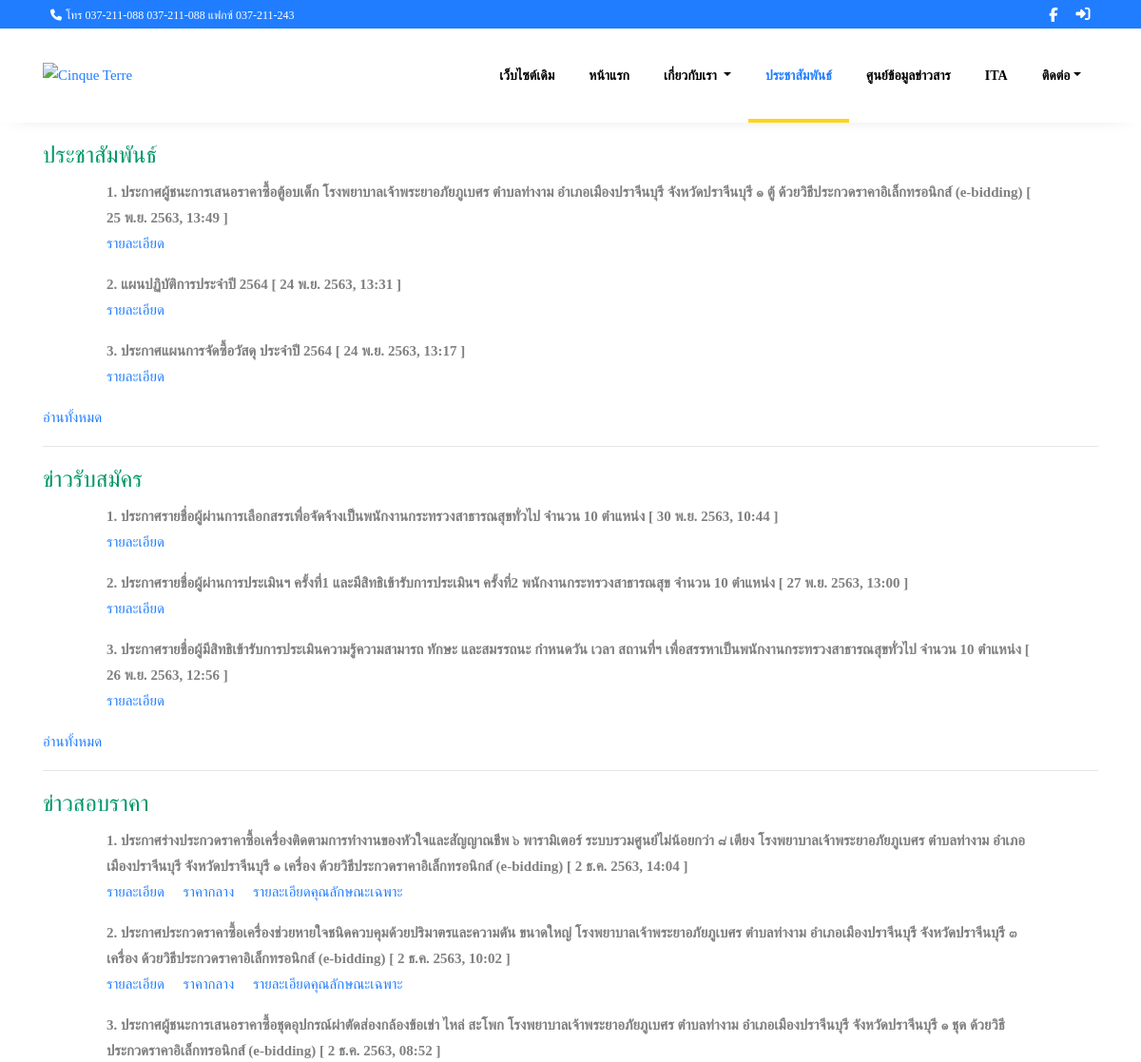
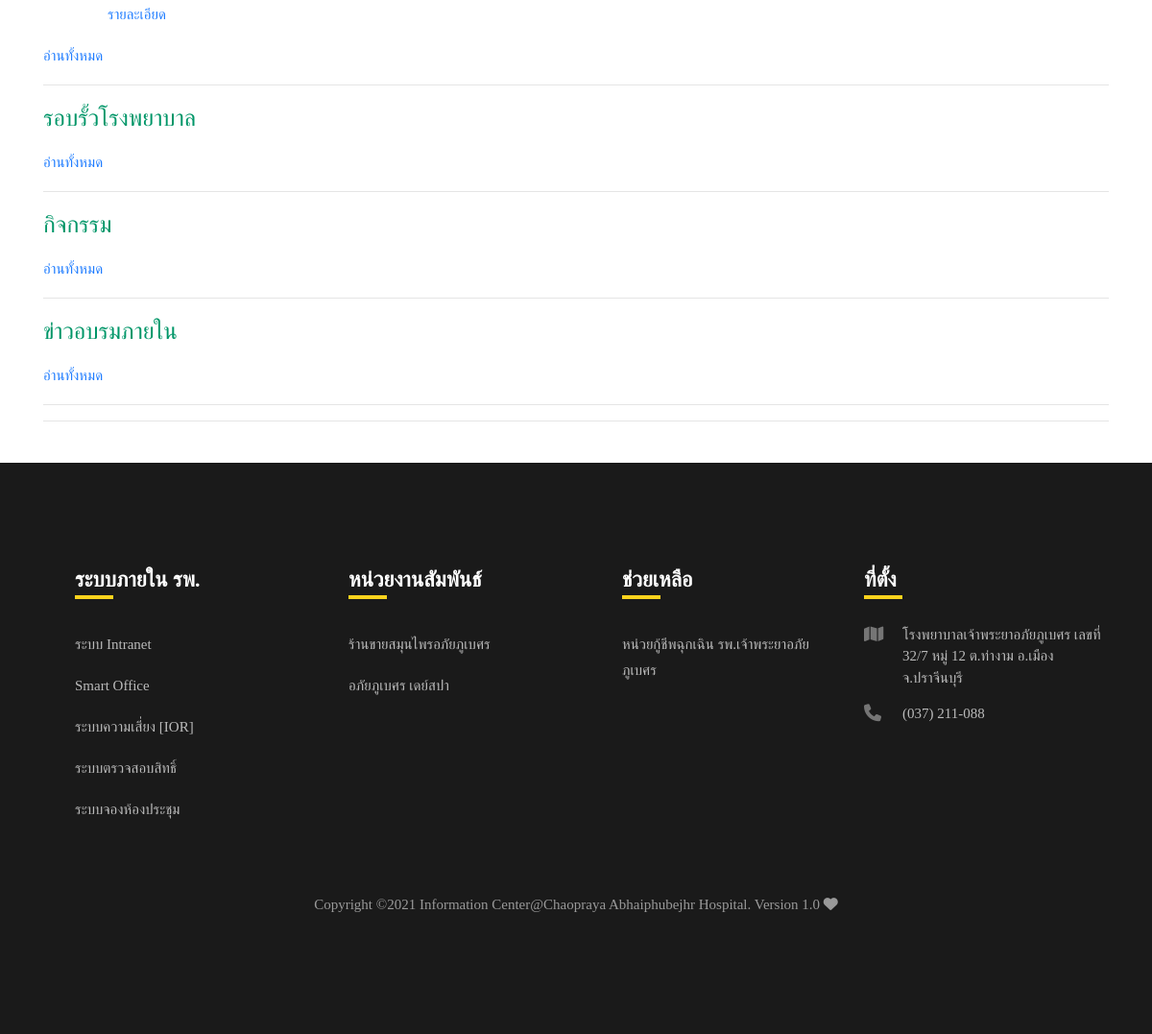
/Pages/news.php, run on an earlier commit of the app's database (2 pictures, top to bottom).
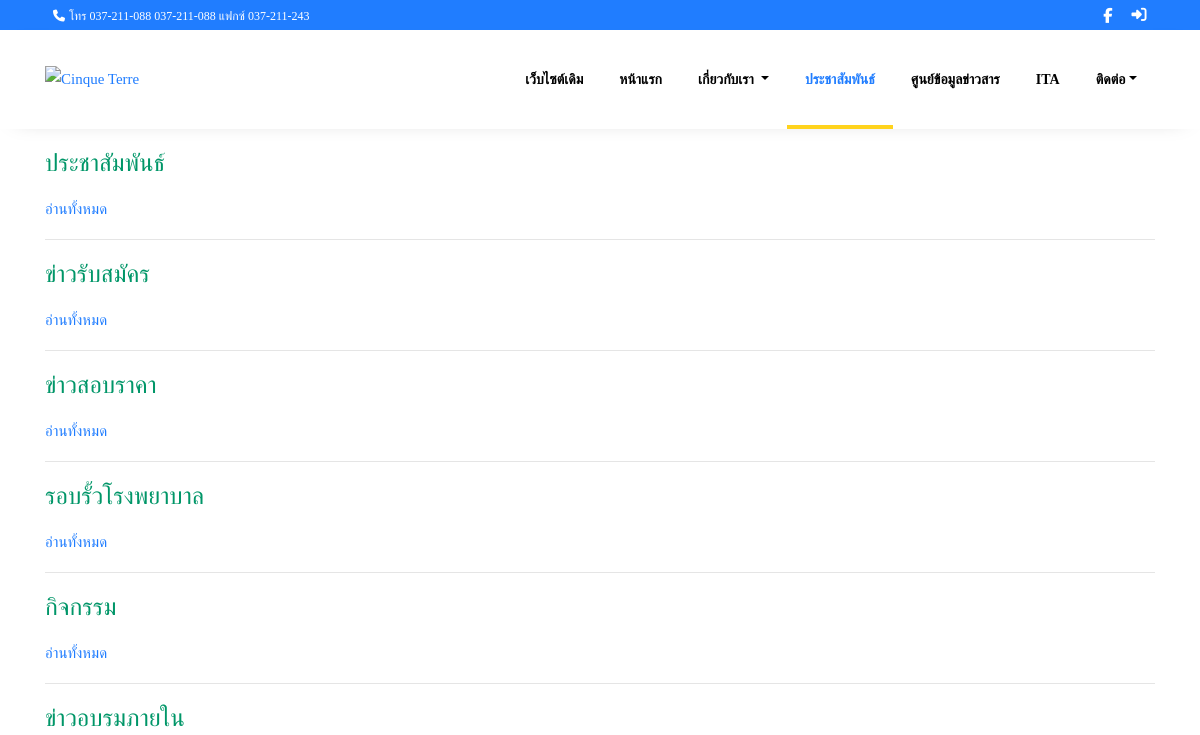
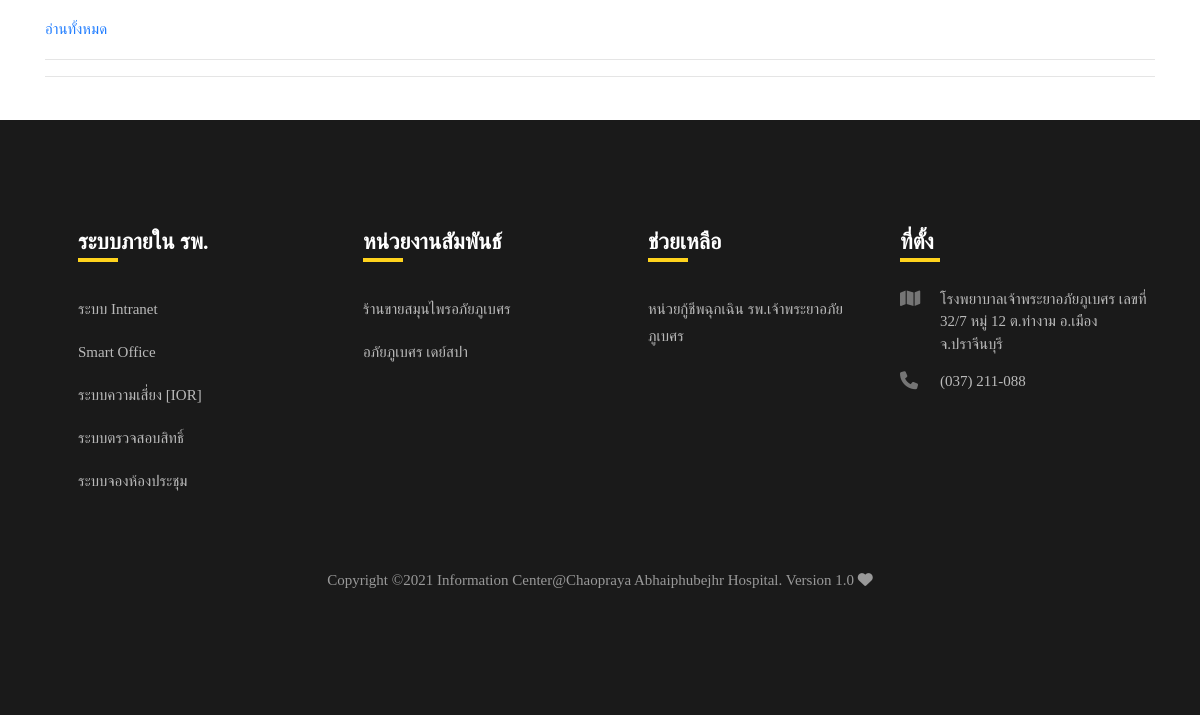
And on a later commit of the database (2 pictures, top to bottom).
### tables this page shows
CREATE TABLE `cpa_web_groupnews`  (
  `cpa_groupnews_id` int(11) NOT NULL,
  `cpa_namegroup` varchar(255) DEFAULT NULL,
  `icon` varchar(255) DEFAULT NULL,
  `insert_date` varchar(100) DEFAULT NULL,
  `status` int(10) DEFAULT NULL,
  PRIMARY KEY (`cpa_groupnews_id`) USING BTREE
);

CREATE TABLE `cpa_web_news`  (
  `cpa_news_id` int(11) NOT NULL AUTO_INCREMENT,
  `cpa_groupnews_id` int(20) DEFAULT NULL,
  `cpa_name_news` varchar(255) DEFAULT NULL,
  `cpa_descriptions` varchar(255) DEFAULT NULL,
  `cpa_pdf_path` varchar(255) DEFAULT NULL,
  `cpa_pdf_spec_path` varchar(255) DEFAULT NULL,
  `cpa_pdf_price_path` varchar(255) DEFAULT NULL,
  `cpa_create_by` varchar(255) DEFAULT NULL,
  `cpa_createdatetime` varchar(100) DEFAULT NULL,
  `cpa_status` int(40) DEFAULT NULL,
  `cpa_views` int(40) DEFAULT NULL,
  `cpa_groupspecial_id` varchar(11) DEFAULT NULL,
  PRIMARY KEY (`cpa_news_id`) USING BTREE
);

CREATE TABLE `cpa_web_footer_group`  (
  `cpa_footer_group_id` int(11) NOT NULL,
  `cpa_footer_group_name` varchar(255) DEFAULT NULL,
  `cpa_footer_status` int(5) DEFAULT NULL,
  PRIMARY KEY (`cpa_footer_group_id`) USING BTREE
);

CREATE TABLE `cpa_web_footermenu`  (
  `cpa_footer_id` int(11) NOT NULL AUTO_INCREMENT,
  `cpa_footer_name` varchar(255) DEFAULT NULL,
  `cpa_footer_link` varchar(255) DEFAULT NULL,
  `cpa_footer_group_id` int(50) DEFAULT NULL,
  `cpa_footer_status` varchar(50) DEFAULT NULL,
  PRIMARY KEY (`cpa_footer_id`) USING BTREE
);

### Pages/news.php (the view, shortened to what this page needs)
<!DOCTYPE html>
<html lang="en">
<head>
  <?php include "./cpawebsite/components/header.php"; ?>
</head>
<body>
  <?php $page = "news";
  include "./cpawebsite/components/navbar.php";
  function DateThai($strDate)
  {
    $strYear = date("Y", strtotime($strDate)) + 543;
    $strMonth = date("n", strtotime($strDate));
    $strDay = date("j", strtotime($strDate));
    $strHour = date("H", strtotime($strDate));
    $strMinute = date("i", strtotime($strDate));
    $strMonthCut = array("", "ม.ค.", "ก.พ.", "มี.ค.", "เม.ย.", "พ.ค.", "มิ.ย.", "ก.ค.", "ส.ค.", "ก.ย.", "ต.ค.", "พ.ย.", "ธ.ค.");
    $strMonthThai = $strMonthCut[$strMonth];
    return "$strDay $strMonthThai $strYear, $strHour:$strMinute";
  }
  ?>
  <div class="container">
    <?php
    $getidfromuser = preg_replace("/[^\d]/i", '', $_GET['groupid']);
    if ($getidfromuser == '' || $getidfromuser == null) {
      $seleltgroupNews = "SELECT * FROM cpa_web_groupnews where status = '1'";
      $querygroupNews = mysqli_query($con, $seleltgroupNews);
      while ($groupNews  = mysqli_fetch_assoc($querygroupNews)) {
    ?>
        <p class="box">
        <h4 style="color: #009668;"><?php echo $groupNews['cpa_namegroup']; ?> </h4>
        <div class="col-md-11 col-md-offset-1 col-sm-11 col-sm-offset-1 col-xs-12 ml-5" style="margin-bottom:15px;">
          <?php
          $seleltNews = "SELECT *,DATEDIFF(cpa_createdatetime,NOW())as newpakead  FROM cpa_web_news where cpa_status = '1'
            and cpa_groupnews_id =  '" . $groupNews['cpa_groupnews_id'] . "' ORDER BY cpa_createdatetime desc limit 3";
          $queryNews = mysqli_query($con, $seleltNews);
          while ($News  = mysqli_fetch_assoc($queryNews)) {
            $numofrow += 1;
          ?>
            <p class="ml-1">
              <?php
              echo '<strong>' . $numofrow . '. ' . $News['cpa_name_news'] . '  [ ' . DateThai($News['cpa_createdatetime']) . ' ] </strong>';
              ?>
              <br>
              <?php if ($News['cpa_pdf_path'] != '' || $News['cpa_pdf_path'] != null) { ?>
                <a href="./cpawebsite/uploads/pdffile/pdf/<?php echo $News['cpa_pdf_path']; ?>" target="_blank" class="mr-3">รายละเอียด</a>
              <?php } ?>
              <?php if ($News['cpa_pdf_price_path'] != '' || $News['cpa_pdf_price_path'] != null) { ?>
                <a href="./cpawebsite/uploads/pdffile/price/<?php echo $News['cpa_pdf_price_path']; ?>" target="_blank" class="mr-3">ราคากลาง</a>
              <?php } ?>
              <?php if ($News['cpa_pdf_spec_path'] != '' || $News['cpa_pdf_spec_path'] != null) { ?>
                <a href="./cpawebsite/uploads/pdffile/spec/<?php echo $News['cpa_pdf_spec_path']; ?>" target="_blank" class="mr-3">รายละเอียดคุณลักษณะเฉพาะ</a>
              <?php } ?>
            </p>
          <?php   }
          $numofrow = 0; ?>
        </div>
        <a href="./news?groupid=<?php echo preg_replace("/[^\d]/i", '', $groupNews['cpa_groupnews_id']); ?>">อ่านทั้งหมด</a>
        </p>
        <hr />
      <?php } ?>
      <hr>
      <?php
    }
    ?>
    <br>
  </div>
  <?php include "./cpawebsite/components/footer.php" ?>
</body>
</html>

### components/header.php (shortened to what this page needs)
<link rel="stylesheet" href="https://use.fontawesome.com/releases/v5.15.2/css/all.css">
   <link rel="stylesheet" href="https://use.fontawesome.com/releases/v5.15.2/css/v4-shims.css">
<link rel="stylesheet" href="./cpawebsite/css/animate.css">
<link rel="stylesheet" href="./cpawebsite/css/owl.carousel.min.css">
<link rel="stylesheet" href="./cpawebsite/css/owl.theme.default.min.css">
<link rel="stylesheet" href="./cpawebsite/css/magnific-popup.css">
<link rel="stylesheet" href="./cpawebsite/css/bootstrap-datepicker.css">
<link rel="stylesheet" href="./cpawebsite/css/jquery.timepicker.css">
<link rel="stylesheet" href="./cpawebsite/css/flaticon.css">
<link rel="stylesheet" href="./cpawebsite/css/style.css">

### components/navbar.php (shortened to what this page needs)
<div class="wrap">
	<div class="container">
		<div class="row">
			<div class="col-md-6 d-flex align-items-center">
				<p class="mb-0 phone pl-md-2">
					<a href="#" class="mr-2"><span class="fa fa-phone mr-1"></span>โทร 037-211-088 037-211-088 แฟกซ์ 037-211-243</a>
				</p>
			</div>
			<div class="col-md-6 d-flex justify-content-md-end">
				<div class="social-media">
					<p class="mb-0 d-flex">
						<a href="https://www.facebook.com/abhaibhubejhrhospital/" target="_blank" class="d-flex align-items-center justify-content-center"><span class="fab fa-facebook-f"></span></a>
						<a href="./cpawebsite/admin/login.php" target="_blank" class="d-flex align-items-center justify-content-center"><span class=""><i class="fas fa-sign-in-alt" aria-hidden="true"></i></span></a>
					</p>
				</div>
			</div>
		</div>
	</div>
</div>
<nav class="navbar navbar-expand-lg navbar-dark ftco_navbar bg-dark ftco-navbar-light" id="ftco-navbar">
	<div class="container">
		<a href="./"><img src="./cpawebsite/uploads/image/apay.png" alt="Cinque Terre" height="70"></a>
		<div class="collapse navbar-collapse" id="ftco-nav">
			<ul class="navbar-nav ml-auto">
				<li class="nav-item "> <a href="./web_63" class="nav-link">เว็บไซต์เดิม</a></li>
				<li class="nav-item <?php if ($page == "index") {
										echo "active";
									} ?>"> <a href="./" class="nav-link">หน้าแรก</a></li>
				<li class="nav-item <?php if ($page == "about") {
										echo "active";
									} ?> dropdown">
					<a class="nav-link dropdown-toggle" href="#" id="navbarDropdown" role="button" data-toggle="dropdown" aria-haspopup="true" aria-expanded="false">
						เกี่ยวกับเรา
					</a>
				</li>
				<li class="nav-item <?php if ($page == "news") {
										echo "active";
									} ?>"><a href="news" class="nav-link">ประชาสัมพันธ์</a></li>
				<li class="nav-item"><a href="http://wops.moph.go.th/ops/oic/" target="_blank" class="nav-link">ศูนย์ข้อมูลข่าวสาร</a></li>
				<li class="nav-item <?php if ($page == "ita") {
										echo "active";
									} ?> "><a href="./ita" class="nav-link">ITA</a></li>
				<li class="nav-item <?php if ($page == "contact") {
										echo "active";
									} ?> dropdown">
					<a class="nav-link dropdown-toggle" href="#" id="navbarDropdown" role="button" data-toggle="dropdown" aria-haspopup="true" aria-expanded="false"> ติดต่อ</a>
				</li>
			</ul>
		</div>
	</div>
</nav>

### components/footer.php (shortened to what this page needs)
<footer class="footer">
	<div class="container">
		<div class="row">
			<?php
			$selectfootergroup = "SELECT * FROM cpa_web_footer_group where cpa_footer_status = '1'";
			$queryfootergroup = mysqli_query($con, $selectfootergroup);
			while ($Result = mysqli_fetch_assoc($queryfootergroup)) {
			?>
				<div class="col-md-6 col-lg-3 pl-lg-5 mb-1 mb-md-0">
					<h2 class="footer-heading"><?php echo $Result['cpa_footer_group_name']; ?></h2>
					<ul class="list-unstyled">
						<?php
						$selectfootermenu = "SELECT * FROM cpa_web_footermenu where cpa_footer_group_id = '" . $Result["cpa_footer_group_id"] . "' and cpa_footer_status = '1'";
						$queryfootermenu = mysqli_query($con, $selectfootermenu);
						while ($Resultmenu = mysqli_fetch_assoc($queryfootermenu)) { ?>
							<li><a href="<?php  if($Resultmenu['cpa_footer_link'] =='' || null ){echo '#';}else echo $Resultmenu['cpa_footer_link'] ;?>"  class="py-2 d-block">
							<?php echo $Resultmenu['cpa_footer_name'] ;?></a></li>
						<?php } ?>
					</ul>
				</div>
			<?php } ?>
			<div class="col-md-6 col-lg-3 mb-4 mb-md-0">
				<h2 class="footer-heading">ที่ตั้ง</h2>
				<div class="block-23 mb-3">
					<ul>
						<li><span class="icon fa fa-map"></span><span class="text">โรงพยาบาลเจ้าพระยาอภัยภูเบศร เลขที่ 32/7 หมู่ 12 ต.ท่างาม อ.เมืองจ.ปราจีนบุรี </span></li>
						<li><a href="#"><span class="icon fa fa-phone"></span><span class="text">(037) 211-088</span></a></li>
					</ul>
				</div>
			</div>
		</div>
		<div class="row mt-5">
			<div class="col-md-12 text-center">
				<p class="copyright">
					Copyright &copy; Information Center@Chaopraya Abhaiphubejhr Hospital. Version 1.0 <i class="fa fa-heart" aria-hidden="true"></i>
				</p>
			</div>
		</div>
	</div>
</footer>

### components/navbar.php (style rules this page uses)
div { font-family: myFirstFont; }

What changed in the data, as far as the page shows it:
removed cpa_web_news: cpa_name_news "ประกาศผู้ชนะการเสนอราคาซื้อตู้อบเด็ก โรงพยาบาลเจ้าพระยาอภัยภูเบศร ตำบลท่างาม อำเภอเมืองปราจีนบุรี จังหวัดปราจีนบุรี ๑ ตู้ ด้วยวิธีประกวดราคาอิเล็กทรอนิกส์ (e-bidding)", cpa_createdatetime "25 พ.ย. 2563, 13:49", shown under cpa_web_groupnews "ประชาสัมพันธ์"
removed cpa_web_news: cpa_name_news "แผนปฏิบัติการประจำปี 2564", cpa_createdatetime "24 พ.ย. 2563, 13:31", shown under cpa_web_groupnews "ประชาสัมพันธ์"
removed cpa_web_news: cpa_name_news "ประกาศแผนการจัดซื้อวัสดุ ประจำปี 2564", cpa_createdatetime "24 พ.ย. 2563, 13:17", shown under cpa_web_groupnews "ประชาสัมพันธ์"
removed cpa_web_news: cpa_name_news "ประกาศรายชื่อผู้ผ่านการเลือกสรรเพื่อจัดจ้างเป็นพนักงานกระทรวงสาธารณสุขทั่วไป จำนวน 10 ตำแหน่ง", cpa_createdatetime "30 พ.ย. 2563, 10:44", shown under cpa_web_groupnews "ข่าวรับสมัคร"
removed cpa_web_news: cpa_name_news "ประกาศรายชื่อผู้ผ่านการประเมินฯ ครั้งที่1 และมีสิทธิเข้ารับการประเมินฯ ครั้งที่2 พนักงานกระทรวงสาธารณสุข จำนวน 10 ตำแหน่ง", cpa_createdatetime "27 พ.ย. 2563, 13:00", shown under cpa_web_groupnews "ข่าวรับสมัคร"
removed cpa_web_news: cpa_name_news "ประกาศรายชื่อผู้มีสิทธิเข้ารับการประเมินความรู้ความสามารถ ทักษะ และสมรรถนะ กำหนดวัน เวลา สถานที่ฯ เพื่อสรรหาเป็นพนักงานกระทรวงสาธารณสุขทั่วไป จำนวน 10 ตำแหน่ง", cpa_createdatetime "26 พ.ย. 2563, 12:56", shown under cpa_web_groupnews "ข่าวรับสมัคร"
removed cpa_web_news: cpa_name_news "ประกาศร่างประกวดราคาซื้อเครื่องติดตามการทำงานของหัวใจและสัญญาณชีพ ๖ พารามิเตอร์ ระบบรวมศูนย์ไม่น้อยกว่า ๘ เตียง โรงพยาบาลเจ้าพระยาอภัยภูเบศร ตำบลท่างาม อำเภอเมืองปราจีนบุรี จังหวัดปราจีนบุรี ๑ เครื่อง ด้วยวิธีประกวดราคาอิเล็กทรอนิกส์ (e-bidding)", cpa_createdatetime "2 ธ.ค. 2563, 14:04", shown under cpa_web_groupnews "ข่าวสอบราคา"
removed cpa_web_news: cpa_name_news "ประกาศประกวดราคาซื้อเครื่องช่วยหายใจชนิดควบคุมด้วยปริมาตรและความดัน ขนาดใหญ่ โรงพยาบาลเจ้าพระยาอภัยภูเบศร ตำบลท่างาม อำเภอเมืองปราจีนบุรี จังหวัดปราจีนบุรี ๓ เครื่อง ด้วยวิธีประกวดราคาอิเล็กทรอนิกส์ (e-bidding)", cpa_createdatetime "2 ธ.ค. 2563, 10:02", shown under cpa_web_groupnews "ข่าวสอบราคา"
removed cpa_web_news: cpa_name_news "ประกาศผู้ชนะการเสนอราคาซื้อชุดอุปกรณ์ผ่าตัดส่องกล้องข้อเข่า ไหล่ สะโพก โรงพยาบาลเจ้าพระยาอภัยภูเบศร ตำบลท่างาม อำเภอเมืองปราจีนบุรี จังหวัดปราจีนบุรี ๑ ชุด ด้วยวิธีประกวดราคาอิเล็กทรอนิกส์ (e-bidding)", cpa_createdatetime "2 ธ.ค. 2563, 08:52", shown under cpa_web_groupnews "ข่าวสอบราคา"
